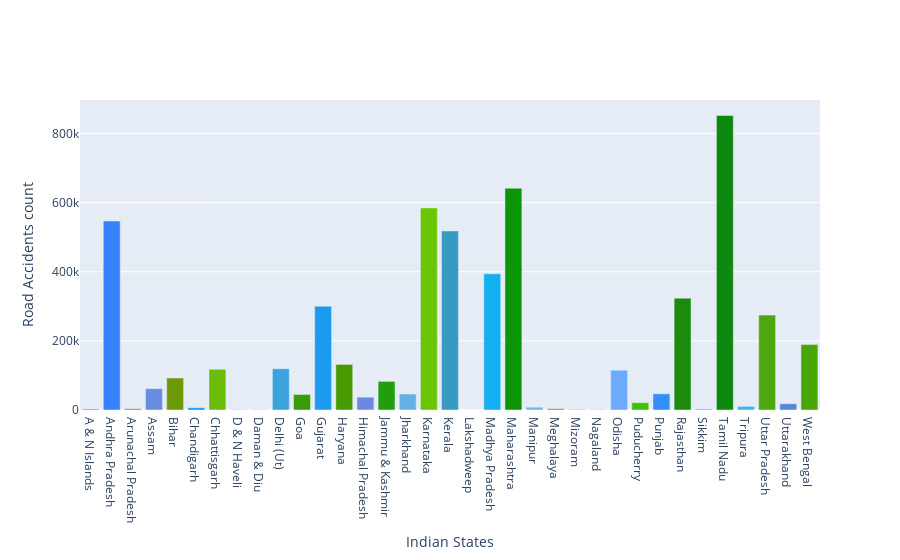

Notebook source saved alongside this figure:
### Code cell
# Creating bar plot
bars = []
label = "Road Accidents count in Indian States"
bars.append(go.Bar(x=states,
                   y=count,
                   name=label,
                   marker={'color': list(colors.values())}))

layout = go.Layout(xaxis = dict(title=dict(text="Indian States"), automargin=True),
                   yaxis = dict(title=dict(text="Road Accidents count"), automargin=True))
fig = go.Figure(data=bars, layout = layout)
pyo.iplot(fig)

### Figure 1 — Plotly figure (JSON) as saved in the notebook; plotly's stock layout.template omitted (floating-point values rounded to 4 significant figures)
{"data": [{"marker": {"color": ["rgb(75,195,8)", "rgb(56,129,254)", "rgb(58,168,11)", "rgb(103,140,225)", "rgb(108,153,5)", "rgb(10,149,252)", "rgb(105,189,8)", "rgb(54,185,251)", "rgb(85,157,0)", "rgb(61,163,223)", "rgb(58,155,9)", "rgb(28,155,238)", "rgb(71,155,2)", "rgb(108,137,226)", "rgb(33,157,14)", "rgb(101,175,230)", "rgb(106,197,2)", "rgb(55,155,193)", "rgb(108,170,15)", "rgb(18,176,241)", "rgb(11,150,6)", "rgb(113,183,225)", "rgb(115,156,8)", "rgb(22,129,249)", "rgb(42,163,13)", "rgb(108,171,252)", "rgb(61,195,4)", "rgb(49,143,248)", "rgb(26,139,15)", "rgb(89,128,241)", "rgb(12,137,15)", "rgb(56,184,239)", "rgb(76,168,12)", "rgb(87,134,219)", "rgb(72,166,5)"]}, "name": "Road Accidents count in Indian States", "type": "bar", "x": ["A & N Islands", "Andhra Pradesh", "Arunachal Pradesh", "Assam", "Bihar", "Chandigarh", "Chhattisgarh", "D & N Haveli", "Daman & Diu", "Delhi (Ut)", "Goa", "Gujarat", "Haryana", "Himachal Pradesh", "Jammu & Kashmir", "Jharkhand", "Karnataka", "Kerala", "Lakshadweep", "Madhya Pradesh", "Maharashtra", "Manipur", "Meghalaya", "Mizoram", "Nagaland", "Odisha", "Puducherry", "Punjab", "Rajasthan", "Sikkim", "Tamil Nadu", "Tripura", "Uttar Pradesh", "Uttarakhand", "West Bengal"], "y": [2893, 546821, 3389, 61718, 92648, 6411, 117817, 1303, 643, 119274, 44931, 300325, 131921, 37105, 82820, 46209, 584761, 518161, 14, 394007, 641614, 8130, 3863, 1116, 781, 115237, 21189, 46804, 323653, 2646, 852073, 10534, 274528, 18192, 189375]}], "layout": {"xaxis": {"automargin": true, "title": {"text": "Indian States"}}, "yaxis": {"automargin": true, "title": {"text": "Road Accidents count"}}}}
